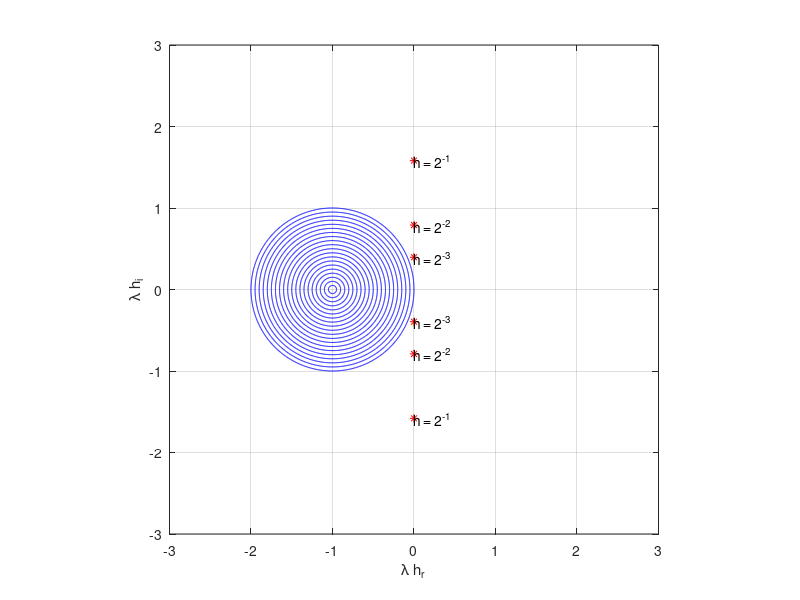

Here is the MATLAB script that generated this plot:
%==============================================================================
% STABILITY REGION FORWARD EULER SCHEME (FWE) [ex2] 
% MOD13 4MC00 / Jelle Langedijk / TU/e
% TEMPLATE V1.1 (C) 2020 Jelle Langedijk, all rights reserved
% https://github.com/JelleLa/templates/tree/master/MATLAB
%==============================================================================
%% PREREQUISITIES
clear all; close all; clear vars; clc;

%% Define Imaginary Unit
i=sqrt(-1);

%% System Parameters
k = 10;
c = 0;

%% Calculate Eigenvalues

labda1 = (-c + sqrt(c^2-4*k))/(2);
labda2 = (-c - sqrt(c^2-4*k))/(2);

%% Arrays of labda*h

ev1 = [labda1*2^(-1) labda1*2^(-2) labda1*2^(-3)];
ev2 = [labda2*2^(-1) labda2*2^(-2) labda2*2^(-3)];


%% Specify real range and number of points
lhr0=-3;
lhr1=3;
Nr = 1024;

%% Specify imaginary range and number of points
lhi0=-3;
lhi1=3;
Ni = 1024;

%% Construct mesh
lhr = linspace(lhr0,lhr1,Nr);
lhi = linspace(lhi0,lhi1,Ni);
[x,y] = meshgrid(lhr,lhr);

%% Calculate lh
lh=x+i*y;

%% Amplification factor of Forward Euler
theta=1+lh;

%% Plot contours of magnitude(theta)=1
contour(x,y,abs(theta),[0:0.05:1],'b-');
hold on;

plot(real(ev1(1)), imag(ev1(1)), "r*");
text(real(ev1(1)), imag(ev1(1)), "h = 2^{-1}");
hold on;
plot(real(ev1(2)), imag(ev1(2)), "r*");
text(real(ev1(2)), imag(ev1(2)), "h = 2^{-2}");
hold on;
plot(real(ev1(3)), imag(ev1(3)), "r*");
text(real(ev1(3)), imag(ev1(3)), "h = 2^{-3}");
hold on;
plot(real(ev2(1)), imag(ev2(1)), "r*");
text(real(ev2(1)), imag(ev2(1)), "h = 2^{-1}");
hold on;
plot(real(ev2(2)), imag(ev2(2)), "r*");
text(real(ev2(2)), imag(ev2(2)), "h = 2^{-2}");
hold on;
plot(real(ev2(3)), imag(ev2(3)), "r*");
text(real(ev2(3)), imag(ev2(3)), "h = 2^{-3}");


axis([lhr0,lhr1,lhi0,lhi1]);
axis('square');
xlabel('\lambda h_r');
ylabel('\lambda h_i');
grid on